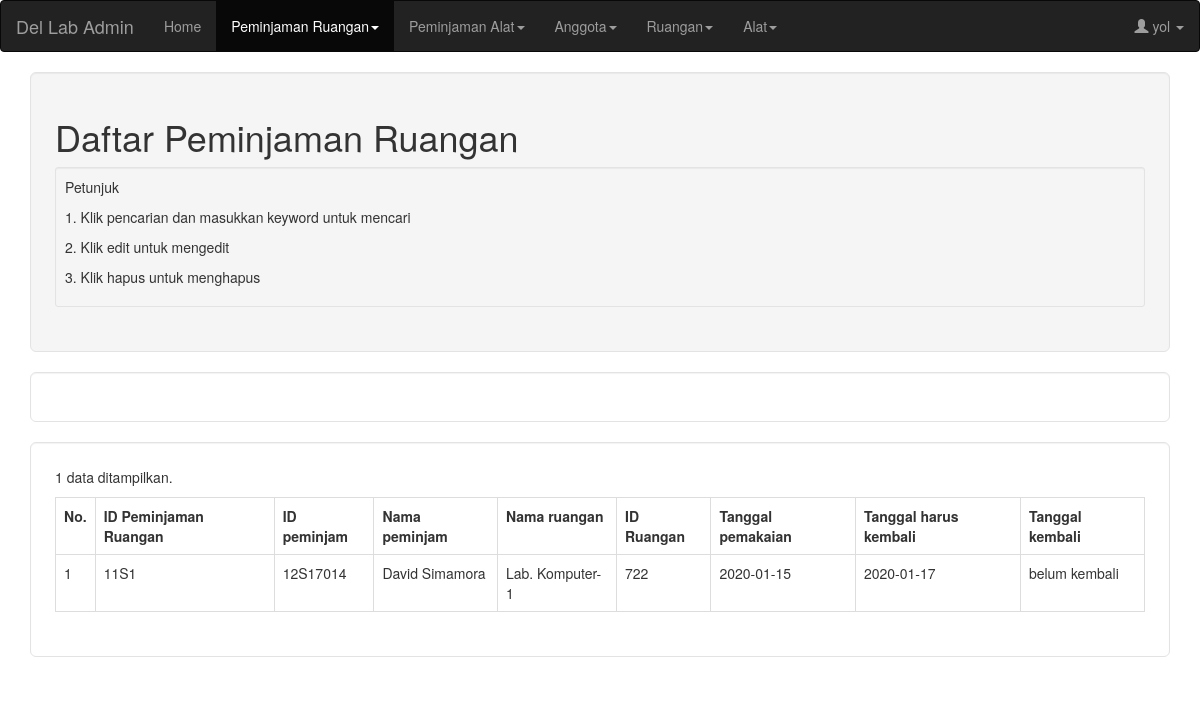
/admin/daftar-peminjaman-ruangan.php (signed in), run on the app's committed database.
### tables this page shows
CREATE TABLE `details_peminjaman_ruangan` (
  `id_peminjaman_ruangan` varchar(20) NOT NULL,
  `id_pegawai` varchar(20) NOT NULL,
  `id_peminjam` varchar(20) NOT NULL,
  `id_ruangan` varchar(20) NOT NULL,
  `tanggal_pemakaian` date NOT NULL,
  `tanggal_selesai` date NOT NULL,
  `tanggal_kembali` date DEFAULT NULL,
  PRIMARY KEY (`id_peminjaman_ruangan`),
  KEY `id_pegawai` (`id_pegawai`),
  KEY `id_peminjam` (`id_peminjam`),
  KEY `id_ruangan` (`id_ruangan`),
  CONSTRAINT `id_pegawai` FOREIGN KEY (`id_pegawai`) REFERENCES `pegawai` (`id_pegawai`),
  CONSTRAINT `id_peminjam` FOREIGN KEY (`id_peminjam`) REFERENCES `peminjam` (`id_peminjam`),
  CONSTRAINT `id_ruangan` FOREIGN KEY (`id_ruangan`) REFERENCES `ruangan` (`id_ruangan`)
);

CREATE TABLE `peminjam` (
  `id_peminjam` varchar(20) NOT NULL,
  `nama_peminjam` varchar(60) NOT NULL,
  `jenis_kelamin` varchar(1) NOT NULL,
  PRIMARY KEY (`id_peminjam`)
);

CREATE TABLE `ruangan` (
  `id_ruangan` varchar(20) NOT NULL,
  `nama_ruangan` varchar(60) NOT NULL,
  `status` varchar(20) NOT NULL,
  `fasilitas` varchar(100) NOT NULL,
  PRIMARY KEY (`id_ruangan`)
);

### admin/daftar-peminjaman-ruangan.php (the view, shortened to what this page needs)
<?php
	include "cekAdmin.php";
?>
<!DOCTYPE html>
<html>
<head>
	<link rel="stylesheet" href="../bootstrap/css/bootstrap.css">
</head>
<body>
<nav class="navbar navbar-inverse">
	  <div class="container-fluid">
	    <div class="navbar- header">
	      <a class="navbar-brand" href="index.php">Del Lab Admin</a>
	    </div>
	    <div>
	      <ul class="nav navbar-nav">
	        <li><a href="index.php">Home</a></li>
	        <li class="dropdown active">
	          <a class="dropdown-toggle" data-toggle="dropdown" href="#">Peminjaman Ruangan<span class="caret"></span></a>
			  <li class="dropdown">
	          <a class="dropdown-toggle" data-toggle="dropdown" href="#">Peminjaman Alat<span class="caret"></span></a>
	        </li>
	        </li>
	        <li class="dropdown">
	       		<a class="dropdown-toggle" data-toggle="dropdown" href="#">Anggota<span class="caret"></span></a>
	        </li>
	        <li class="dropdown">
	        	<a class="dropdown-toggle" data-toggle="dropdown" href="#">Ruangan<span class="caret"></span></a>
	        </li>
			<li class="dropdown">
	        	<a class="dropdown-toggle" data-toggle="dropdown" href="#">Alat<span class="caret"></span></a>
	        </li>
	      </ul>
	    	<ul class="nav navbar-nav navbar-right">
        		<li class="dropdown">
        			<a class="dropdown-toggle" data-toggle="dropdown">
        				<span class="glyphicon glyphicon-user"></span> <?php echo $_SESSION["username"]; ?> <span class="caret"></span>
        			</a>
        		</li>
        	</ul>
	    </div>
	  </div>
	</nav>
	<div class="container">
		<div class="well well-lg">
			<h1>Daftar Peminjaman Ruangan</h1>
			<div class="well well-sm">
				<p>Petunjuk</p>
				<p>1. Klik pencarian dan masukkan keyword untuk mencari</p>
				<p>2. Klik edit untuk mengedit</p>
				<p>3. Klik hapus untuk menghapus</p>
			</div>
		</div>
	</div>
	<div class="container">
		<div class="well well-lg" style="background: white">
		</div>
		<div class="well well-lg" style="background: white">
			<table class="table table-hover table-bordered">
				<tr>
					<th>No.</th>
					<th>ID Peminjaman Ruangan</th>
					<th>ID peminjam</th>
					<th>Nama peminjam</th>
					<th>Nama ruangan</th>
					<th>ID Ruangan</th>
					<th>Tanggal pemakaian</th>
					<th>Tanggal harus kembali</th>
					<th>Tanggal kembali</th>
				</tr>
<?php
	$sql = "SELECT * FROM ruangan r, peminjam p, details_peminjaman_ruangan x WHERE r.id_ruangan = x.id_ruangan AND p.id_peminjam = x.id_peminjam";
	$result = mysqli_query($connection, $sql);
	if(!$result){
		die("No result found");
	}else{
		$count=mysqli_num_rows($result);
	}
	if($count>0){
		$number = 1;
		echo "<p>$count data ditampilkan.<p>";
		while($row = mysqli_fetch_assoc($result)) {
			if(!isset($row["kembali"])){
				$status = "belum kembali";
	        }else{
	        	$status = ($row["kembali"]);
	        }
			echo "<tr> <td>" . $number. "</td><td> ".
			$row["id_peminjaman_ruangan"]."</td><td>".
	        $row["id_peminjam"]."</td><td>".
			$row["nama_peminjam"]."</td><td>".
			$row["nama_ruangan"]."</td><td>".
	        $row["id_ruangan"]."</td><td>".
	        $row["tanggal_pemakaian"]."</td><td>".
	        $row["tanggal_selesai"]."</td><td>".
	        $status."</td></tr>";
	        $number++;
	    }
	}
?>
			</table>
		</div>
	</div>
</body>
</html>

### data on the page
details_peminjaman_ruangan: id_peminjaman_ruangan "11S1", id_peminjam "12S17014", id_peminjam.nama_peminjam "David Simamora", id_ruangan.nama_ruangan "Lab. Komputer-1", id_ruangan "722", tanggal_pemakaian "2020-01-15", tanggal_selesai "2020-01-17", status "belum kembali"

### other printed values
$_SESSION["username"] "yol"
$count "1"
